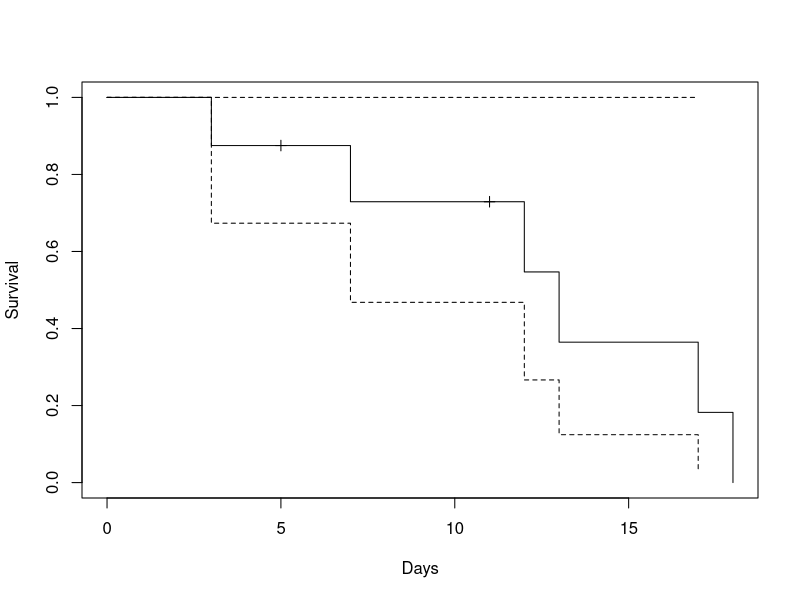
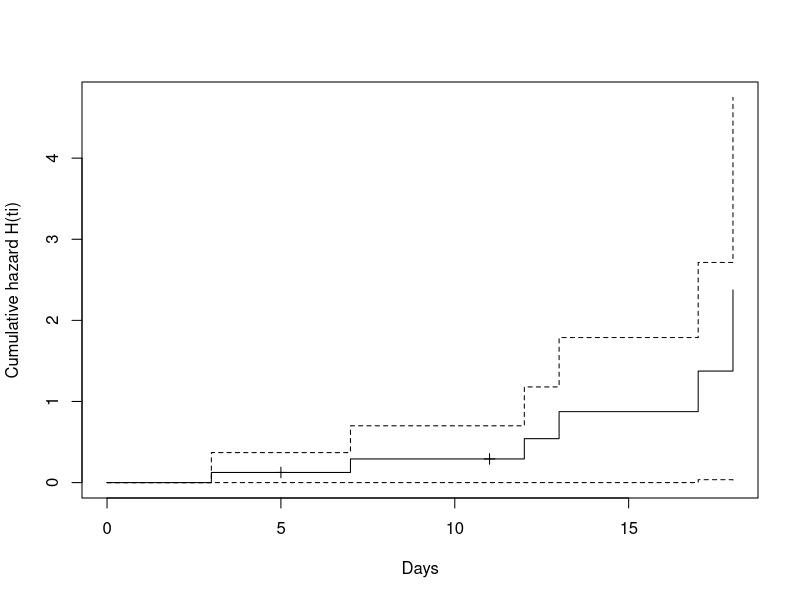
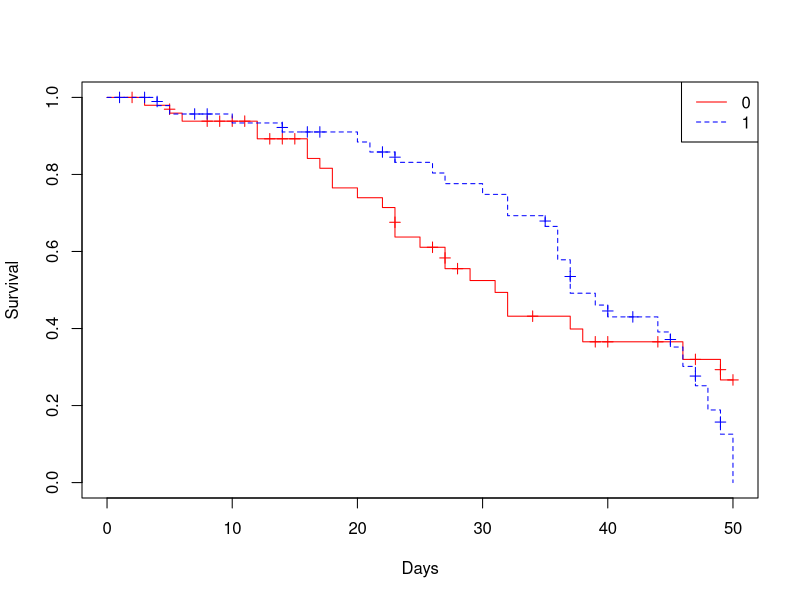
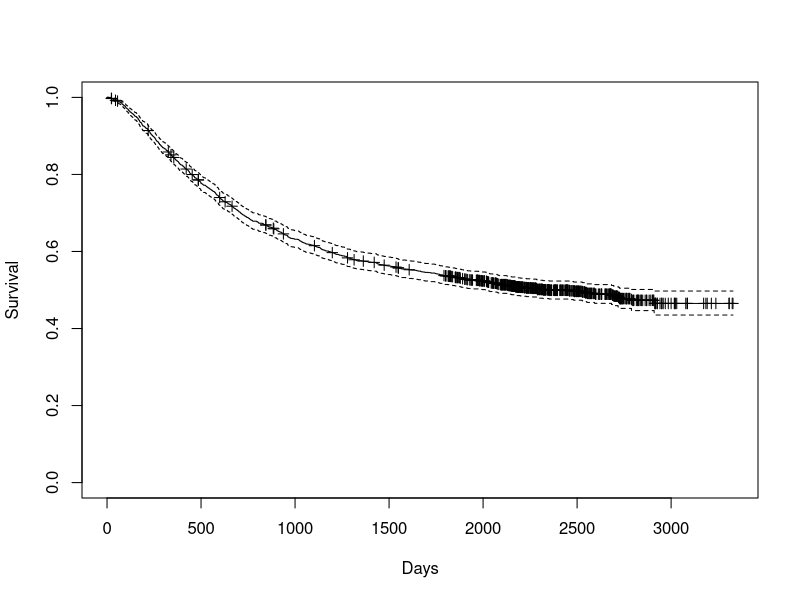
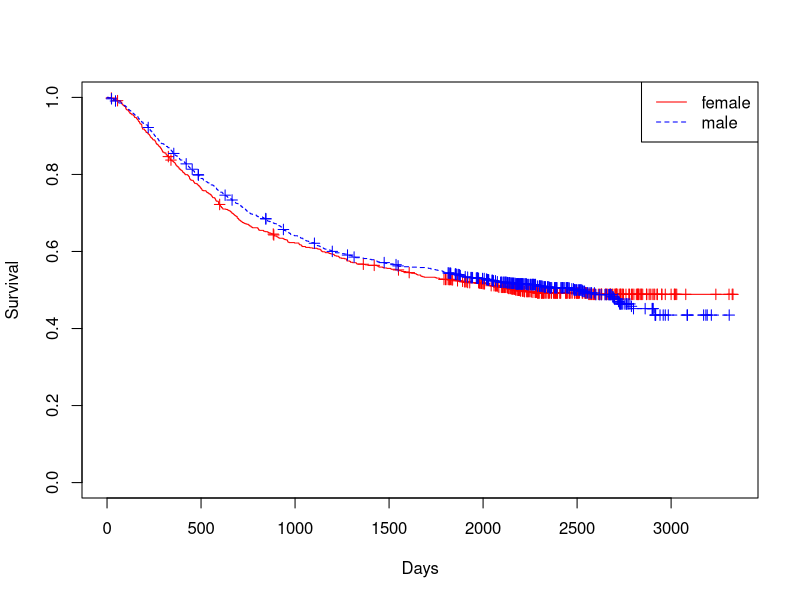
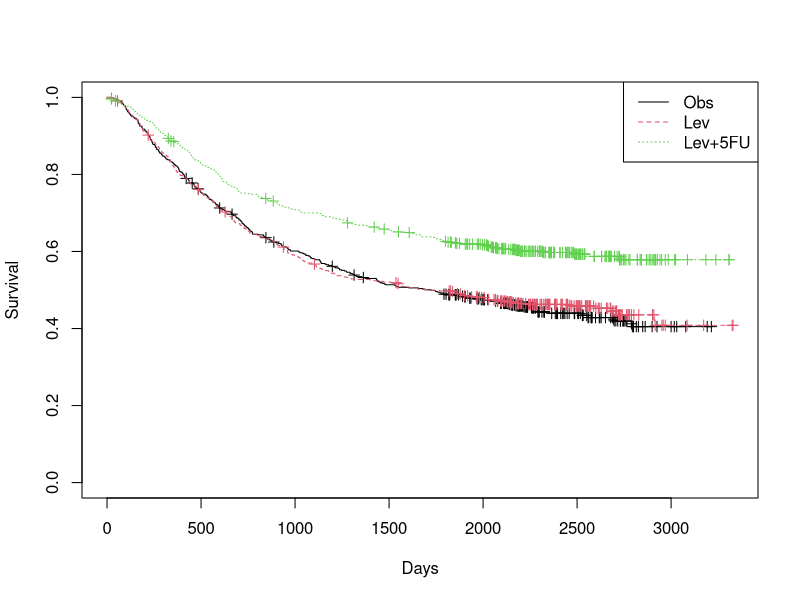
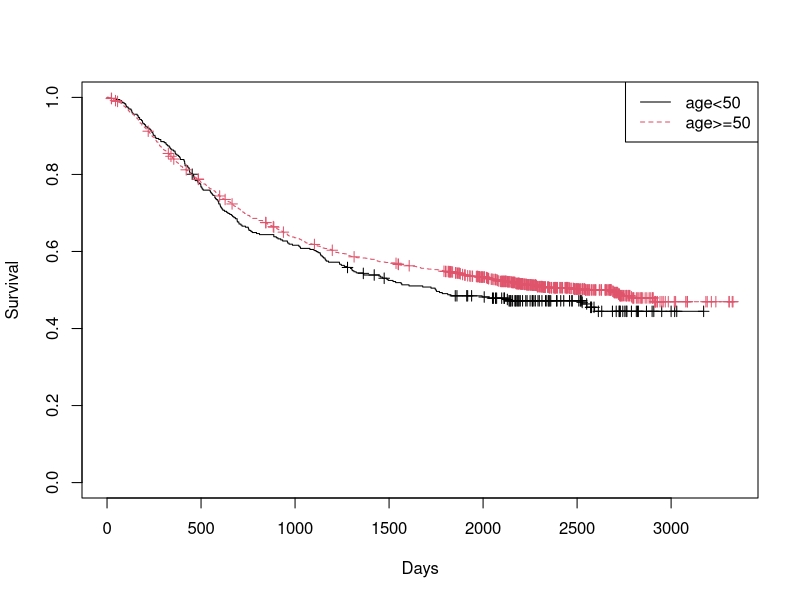

Generate these figures, in order, with R:
# install.packages("survival")
library(survival)

death_time = c(3,5,7,11,12,13,17,18)
status=c(1,0,1,0,1,1,1,1)

Surv(death_time, status)

fit = survfit(Surv(death_time, status)~1)
summary(fit)

plot(fit, ylab="Survival", xlab="Days" , mark.time=T)

plot(fit, ylab="Cumulative hazard H(ti)", xlab="Days", fun="cumhaz", mark.time=T)

death_time = sample(1:50, 100, replace=TRUE)
status = sample(1:0, 100, replace=TRUE)
group = c(rep(0,50), rep(1,50))
group <- factor(group)
fit = survfit(Surv(death_time, status)~group)

plot( fit, ylab="Survival", xlab="Days", col=c("red","blue"), lty=1:2, mark.time=T)
legend("topright", legend=levels(group), col=c("red","blue"), lty=1:2)

##################

data(colon)
attach(colon)
str(colon)

fit = survfit(Surv(time, status)~1, data=colon)
plot(fit, ylab="Survival", xlab="Days", mark.time=T)

fit = survfit(Surv(time, status==1)~sex, data=colon)
plot(fit, ylab="Survival", xlab="Days", col=c("red","blue"), lty=1:2, mark.time=T)
legend("topright", legend=c("female", "male"), col=c("red","blue"), lty=1:2)

fit = survfit(Surv(time, status==1)~rx, data=colon)
plot(fit, ylab="Survival", xlab="Days", col=1:3, lty=1:3, mark.time=T)
legend("topright", legend=levels(rx), col=1:3, lty=1:3)

age_group <- ifelse(age<50,0,1)
fit = survfit(Surv(time, status==1)~age_group, data=colon)
plot(fit, ylab="Survival", xlab="Days", col=1:2, lty=1:2, mark.time=T)
legend("topright", legend=c("age<50","age>=50"), col=1:2, lty=1:2)

